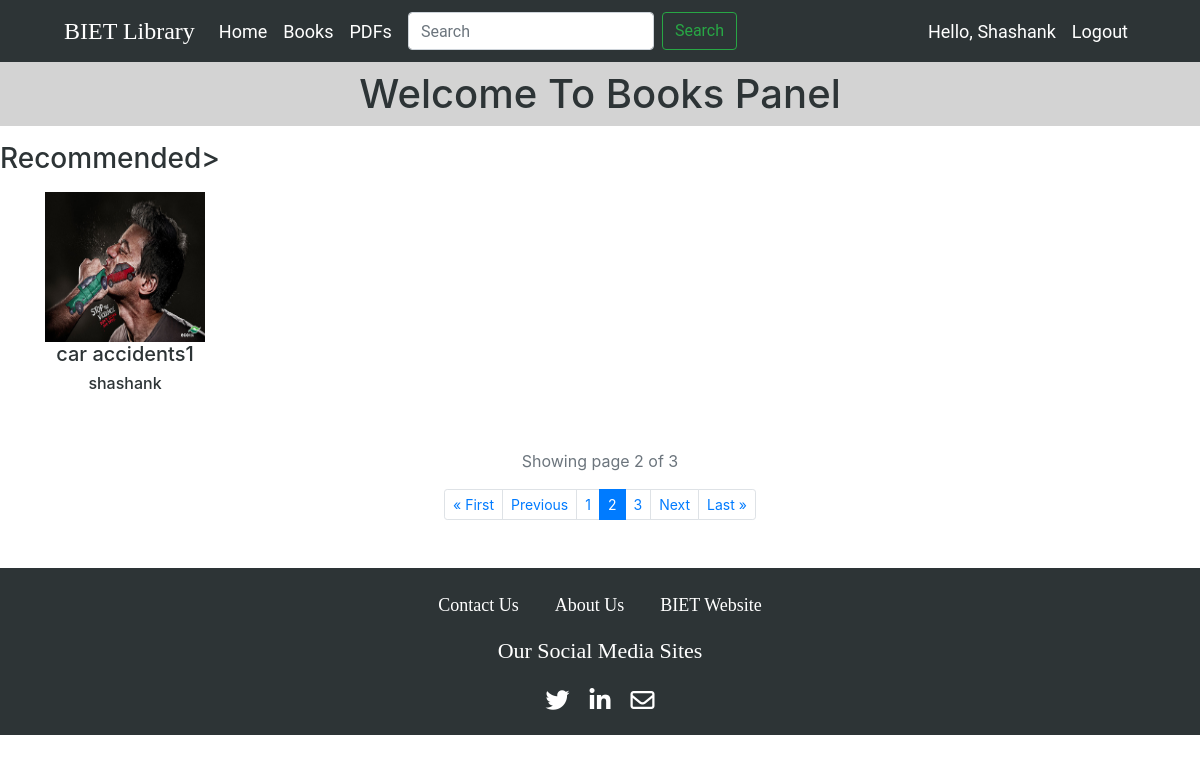
The page /books/?page=2 (signed in) on the database its author committed.
### account/models.py (models this page shows, shortened)
class Account(AbstractBaseUser):
    first_name = models.CharField(max_length=20)
    last_name = models.CharField(max_length=20)
    email = models.EmailField(verbose_name='email', max_length=255, unique=True)
    roll_no = models.CharField(max_length=11)
    branch = models.CharField(max_length=3, choices=(('cse','CSE'), ('it','IT'), ('ece','ECE'), ('ee','EE'), ('me','ME'), ('ce','CE'), ('che','CHE'),))
    year = models.CharField(max_length=1, choices=(('1','I'), ('2','II'), ('3','III'), ('4','IV'),))
    AOI = (
        ('1','WebDev'),
        ('2','AppDev'),
        ('3','ML'),
        ('4','AI'),
        ('5','Electronics'),
        ('6', 'Electrical'),
    )
    areas_of_interest = MultiSelectField(choices= AOI, min_choices=2)
    date_joined = models.DateTimeField(verbose_name='date_joined', auto_now_add =True)
    last_login = models.DateTimeField(verbose_name='last_login', auto_now =True)
    is_admin = models.BooleanField(default=False)
    is_active = models.BooleanField(default=True)
    is_staff = models.BooleanField(default=False)
    is_superuser = models.BooleanField(default=False)
    profile_image = models.ImageField(max_length=255, upload_to =get_profile_image_filepath , null=True, blank=True, default= get_default_profile_image)
    cover_image = models.ImageField(max_length=255, upload_to =get_cover_image_filepath , null=True, blank=True, default= get_default_cover_image)
    hide_email = models.BooleanField(default=True)
    objects = MyAccountManager()
    USERNAME_FIELD = 'email'
    REQUIRED_FIELDS = ['first_name', 'last_name',]

### main/models.py (models this page shows)
class book(models.Model):
    image=models.ImageField(upload_to='book_images/')
    name=models.CharField(max_length=100)
    author=models.CharField(max_length=100)
    publication=models.CharField(max_length=100)
    edition=models.CharField(max_length=100)
    description=models.TextField(max_length=500)

### main/views.py (the view)
# urls.py: path('books/', views.book_col, name = "books"),
def book_col(request):
    book_display = book.objects.all()
    paginator = Paginator(book_display, 1)
    page_no = request.GET.get('page')
    page_obj = paginator.get_page(page_no)
    context = {'page_obj' : page_obj}
    return render(request, 'main/book.html', context)

### main/templates/main/book.html (shortened to what this page needs)
{% extends "main/index.html" %}
{% load static %}
{% block main-content %}
<center>
    <h1 class = "py-2" style="color:#2d3436; background-color:lightgray">Welcome To Books Panel</h1>
</center>
<div>
    <p><h3 style="color:#2d3436; background-color:#ffffff;">Recommended></h3></p>
</div>
<div class="container">
    <div class="row">
        {% for bk in page_obj %}
        <div class="col-lg-3 col-md-6 col-xl-2" style="text-align: center;">
            <a href="#" style="text-decoration: none; color:#2d3436;">
                <img src="{{bk.image.url}}" height="150" width="160" alt="{{bk.name}}" title="{{bk.name}}"/>
                <h5>{{bk.name}}</h5>
                <h6>{{bk.author}}</h6>
            </a>
        </div>
        {% endfor %}
    </div>
    <div class="container">
        <div class="row mt-5 mb-n2">
            <div class="col-12 text-center text-muted">
                <p><span>Showing page {{ page_obj.number }} of {{ page_obj.paginator.num_pages }}</span></p>
            </div>
        </div>
        <ul class="pagination pagination-sm mb-5 justify-content-center">
            {% if page_obj.has_previous %}
                <li class="page-item"><a class="page-link" href="?page=1">&laquo; First</a></li>
                <li class="page-item"><a class="page-link" href="?page={{ page_obj.previous_page_number }}">Previous</a></li>
            {% endif %}
            {% for num in page_obj.paginator.page_range %}
                {% if page_obj.number == num %}
                    <li class="page-item active"><a class="page-link" href="?page={{ num }}">{{ num }}</a></li>
                {% elif num > page_obj.number|add:'-3' and num < page_obj.number|add:'3' %}
                    <li class="page-item"><a class="page-link" href="?page={{ num }}">{{ num }}</a></li>
                {% endif %}
            {% endfor %}
            {% if page_obj.has_next %}
                <li class="page-item"><a class="page-link" href="?page={{ page_obj.next_page_number }}">Next</a></li>
                <li class="page-item"><a class="page-link" href="?page={{ page_obj.paginator.num_pages }}">Last &raquo;</a></li>
            {% endif %}
        </ul>
    </div>
</div>
{% endblock %}

### main/templates/main/index.html (shortened to what this page needs)
{% extends "main/base.html" %}
{% load static %}
{% block css %}
        <link rel="stylesheet" href="{% static 'main\style.css' %}">
{% endblock %}
{% block content %}
<nav class="navbar navbar-expand-lg mr-0" >
    <a class="navbar-brand ml-5" href="{% url 'index' %}" style="font-family: Georgia, 'Times New Roman', Times, serif;">BIET Library</a>
    <div class="collapse navbar-collapse" id="collapsibleNavbar">
        <ul class="navbar-nav">
            <li class="nav-item"><a class="nav-link" href="{% url 'index' %}">Home</a></li>
            <li class="nav-item"><a class="nav-link" href="{% url 'books' %}">Books</a></li>
            <li class="nav-item"><a class="nav-link" href="{% url 'pdfs' %}">PDFs</a></li>
        </ul>
        <form class="form-inline ml-lg-2">
            <input class="form-control mr-sm-2" type="search" placeholder="Search" aria-label="Search">
            <button class="btn btn-outline-success my-1 my-sm-0" type="submit">Search</button>
        </form>
        <ul class="navbar-nav ml-lg-auto ml-0 mr-lg-5">
            {% if request.user.is_authenticated %}
            <li class="nav-item"><a class="nav-link" href="{% url 'profile' %}">Hello, {{request.user.first_name}}</a></li>
            <li class="nav-item"><a class="nav-link" href="{% url 'logout' %}">Logout</a></li>
            {% endif %}
        </ul>
    </div>
</nav>
{% block main-content %}{% endblock %}
<div class="footer pt-4 mr-0" style="overflow-x: hidden;">
    <div class="row">
        <div class="col-sm-12 col-md-12 text-center" style="padding-bottom: 15px;">
            <a class="nav-link" style="display: inline;" href="http://bietjhs.ac.in/address/" target="_blank">Contact Us</a>
            <a class="nav-link" style="display: inline;" href="http://bietjhs.ac.in/about-institute/" target="_blank">About Us</a>
            <a class="nav-link" style="display: inline;" href="http://bietjhs.ac.in/" target="_blank">BIET Website</a>
        </div>
        <div class="col-sm-12 col-md-12">
            <p class="text-center" style="font-size: 22px;" href="#">Our Social Media Sites</p>
            <ul class="list-unstyled list-inline social text-center">
                <li class="list-inline-item mr-3"><a href="#" target="_blank"><i class="fab fa-twitter"></i></a></li>
                <li class="list-inline-item mr-3"><a href="#" target="_blank"><i class="fab fa-linkedin-in"></i></a></li>
                <li class="list-inline-item"><a href="#" target="_blank"><i class="far fa-envelope"></i></a></li>
            </ul>
        </div>
    </div>
</div>
{% endblock %}

### main/static/main/style.css (style rules this page uses)
html { scroll-behavior: smooth; }
.navbar { background: #2d3436; font-family: 'Roboto', sans-serif; }
.nav-link { color: #ffffff; transition: 0.2s; font-size: 18px; }
.navbar-brand, .navbar-brand:hover { color: #ffffff; font-family: 'Sacramento', cursive; font-size: 24px; }
.footer { background: #2d3436; color: #ffffff; font-family: 'Sacramento', cursive; }
.social a { text-decoration: none; color: white; font-size: 24px; transition: 0.2s; }

### rows shown on the page
Account: user.first_name "Shashank"
book: image (picture), name "car accidents1", author "shashank"

### other values the page prints
{{ page_obj.number }} "2"
{{ page_obj.paginator.num_pages }} "3"
{{ num }} "1" "3"
{{ num }} "2"
